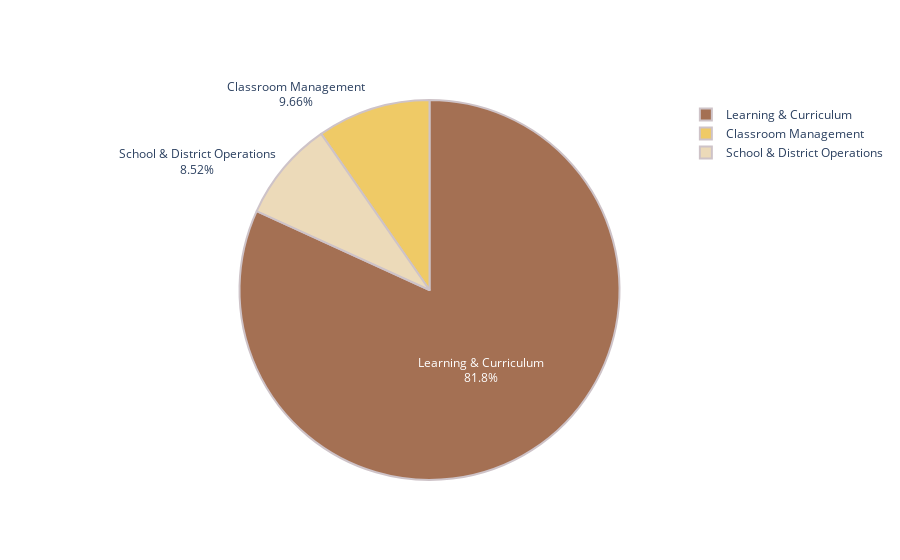

Notebook cell for this chart:
### Code cell
df_products["Basic function"]= df_products["Primary Essential Function"].str.extract('(LC|CM|SDO)')
function_dict ={'LC' : 'Learning & Curriculum', 'CM' : 'Classroom Management', 'SDO' : 'School & District Operations'}
df_products['Basic_function_full_form'] = df_products["Basic function"].map(function_dict)
df_products["Sub Basic function"]= df_products["Primary Essential Function"].str.lstrip('(LCCMSDO')
df_products = df_products.replace('-', '', regex=True)

colors = ['#a47053', '#efca66', '#ecdab9']
fig = go.Figure(data=[go.Pie(labels=df_products["Basic_function_full_form"].value_counts().index, values=df_products["Basic_function_full_form"].value_counts().values)])
fig.update_traces(hoverinfo='label+value', textinfo='label+percent', textfont_size=12,
                  marker=dict(colors=colors, line=dict(color='#cec3c8', width=2)))
fig.show()

### Figure 1 — Plotly figure (JSON) as saved in the notebook; plotly's stock layout.template omitted (floating-point values rounded to 4 significant figures)
{"data": [{"hoverinfo": "label+value", "labels": ["Learning & Curriculum", "Classroom Management", "School & District Operations"], "marker": {"colors": ["#a47053", "#efca66", "#ecdab9"], "line": {"color": "#cec3c8", "width": 2}}, "textfont": {"size": 12}, "textinfo": "label+percent", "type": "pie", "values": [288, 34, 30]}], "layout": {"autosize": true}}
